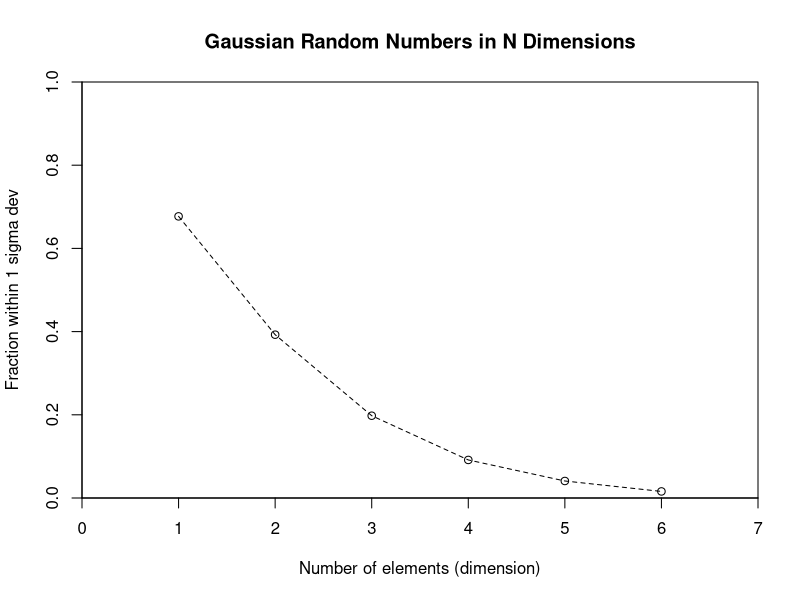

Here is the R script that generated this plot: (Note: this script raises an error after producing the figure.)
#############
#Part A - Experimenting with Gaussian Random Numbers
#############

N <- 10000 #10,000 Gaussian Random Values
mu <- 0 #They all start with mu of 0
sigma <- 1.0 #Standard Deviation of 1.0

X <- rnorm(N, mu, sigma) #First Vector
Y <- rnorm(N, mu, sigma) #Second Vector
Z <- rnorm(N, mu, sigma) #Third Vector
S <- rnorm(N, mu, sigma) #Fourth Vector
T <- rnorm(N, mu, sigma) #Fifth Vector
U <- rnorm(N, mu, sigma) #Sixth Vector

distA <- sqrt(X^2) #Distance in 1D: dist = sqrt(X^2)
fracA <- mean(distA <= 1.0)

distB <- sqrt(X^2 + Y^2) #Distance in 2D: dist = sqrt(X^2 + Y^2)
fracB <- mean(distB <= 1.0)

distC <- sqrt(X^2 + Y^2 + Z^2) #Distance in 3D: dist = sqrt(X^2 + Y^2 + Z^2)
fracC <- mean(distC <= 1.0)

disigma <- sqrt(X^2 + Y^2 + Z^2 + S^2) #Distance in 4D: dist = sqrt(X^2 + Y^2 + Z^2 + S^2)
fracD <- mean(disigma <= 1.0)

distE <- sqrt(X^2 + Y^2 + Z^2 + S^2 + T^2) #Distance in 5D: dist = sqrt(X^2 + Y^2 + Z^2 + S^2 + T^2)
fracE <- mean(distE <= 1.0)

distF <- sqrt(X^2 + Y^2 + Z^2 + S^2 + T^2 + U^2) #Distance in 6D: dist = sqrt(X^2 + Y^2 + Z^2 + S^2 + T^2 + U^2)
fracF <- mean(distF <= 1.0)

dims <- 1:6 #Dimensions from 1 to 6 X-Axis
fracs <- c(fracA, fracB, fracC, fracD, fracE, fracF) #Data (Fraction of data in 1 std of origin) For Y-Axis 

png("partA_plot.png", width = 1200, height = 600) #Generates png file of Part A graph   

plot(dims, fracs,
main = "Gaussian Random Numbers in N Dimensions", #Title on top of the graph
type = "o", #Displays points and lines in graph
pch = 1, #Plotting character, representing symbols. Ex: 1 = circle, (There are 0 to 25 options)
lty = 2, #Line type like blank, solid, dashed, dotted etc
ylim = c(0,1),  #Y-Axis limits
xlim = c(0,7),  #X-Axis limits
xlab = "Number of elements (dimension)",
ylab = "Fraction within 1 sigma dev",
xaxs = "i", #To make X-Axis start as 0
yaxs = "i" #To make Y-Axis start as 0
)

dev.off() #Purpose is to tell script to stop writing file and close it

#Graph shows that as dimension increase, the fraction of points withing 1 sigma decreases.

#############
#Part B - Clustering By Computing Otsu's Method
#############

#TRAFFIC_STATIONS_2251 -> TrafficStation_2251_0# -> Data_0#.csv

main_folder <- "TRAFFIC_STATIONS_2251"

csvs <- list.files(main_folder, pattern = "Data_.*\\.csv", recursive = TRUE, full.names = TRUE)

dfs <- lapply(csvs, read.csv)

data_all <- do.call(rbind, dfs) #Combine all data frames into one data frame

all_speeds <- round(data_all$SPEED) #Quantitize speed data to nearest one mile per hour

threshold <- 45:85 #Thresholds from 45 to 85 miles per hour

mixed_variance <- numeric(length(threshold)) #Purpose of this is to create mixed variance vectors of all 45 - 85 thresholds

for (i in seq_along(threshold)) {

    t <- threshold[i] #Current threshold

    left_set <- all_speeds[all_speeds <= t] #Vectors of left set
    right_set <- all_speeds[all_speeds > t] #Vectors of right set

    W_L <- length(left_set) / length(all_speeds)  #Formula: W_L = abs(left_set) / abs(speeds)
    W_R <- 1 - W_L #Remainder of left set. Formula: W_R = 1 - W_L

    if (length(left_set) >= 2) { #sigma_L2 = var(left_set)
        sigma_L2 <- var(left_set)
    } else {
        sigma_L2 <- 0
    }

    if (length(right_set) >= 2) { #sigma_R2 = var(right_set)
        sigma_R2 <- var(right_set)
    } else {
        sigma_R2 <- 0
    }
    mv_nround <- W_L * sigma_L2 + W_R * sigma_R2 #Formula: mixed_variance = W_L * sigma_L2 + W_R * sigma_R2
    mixed_variance[i] = round(mv_nround * 10) / 10 #Round to nearest tenth and remove noise
}

png("partB_plot.png", width = 1200, height = 600)  # width > height makes it wide

x <- threshold

par(mfrow=c(1,1)) #1 row 1 column

plot(x, mixed_variance,
     main = "Mixed Variance vs Threshold",
     type = "l",
     col = "blue",
     pch = 1,
     lty = 1,
     lwd = 2,
     xlab = "Speed",
     ylab = "Mixed Variance",
     ylim = c(0, 20),
     xaxs = "i", #To make X-Axis start as 0
     yaxs = "i", #To make Y-Axis start as 0
)
axis(1, at = x, labels = x)
axis(2)

# v = x (Places vertical grid lines with x values)
abline(v = x, col = "lightgrey", lty = 1, lwd = 2)   # vertical grid
abline(h = axTicks(2), col = "lightgrey", lty = 1, lwd = 2)  # horizontal grid

dev.off()

#############
#Part C - Computing Fraction of False Alarms, Fraction of Misses, and Fraction of Total Mistakes
#############

intent <- data_all$INTENT

nonagg_index = intent %in% c(0, 1) #Non Aggressive Index
agg_index = intent == 2 #Aggressive Index

speeds_nonagg <- all_speeds[nonagg_index]
speeds_agg <- all_speeds[agg_index]

false_alarms <- numeric(length(threshold)) #False Alarms
missed_detections <- numeric(length(threshold)) #Missed Detections
total_mistakes <- numeric(length(threshold)) #False Negatives

for (i in seq_along(threshold)) {

    t <- threshold[i] #Current threshold

    a <- mean(speeds_nonagg > t)
    b <- mean(speeds_agg <= t)
    mistakes <- a + b

    false_alarms[i] <- a
    missed_detections[i] <- b
    total_mistakes[i] <- mistakes

}

png("partC_plot.png", width = 1200, height = 600)  # width > height makes it wide

x <- threshold
ylim_range <- c(0, 1)

plot(x, false_alarms,
    type = "o",
    col = "red",
    lwd = 2, 
    lty = 2,
    pch = 15,
    ylim = c(0, 1),
    xlab = "Threshold Speed",
    ylab = "Fraction",
    main = "False Alarms and Missed Detections vs Threshold Speed",
    xaxt = "n",
    xaxs = "i", #To make X-Axis start as 0
    yaxs = "i" #To make Y-Axis start as 0
)

axis(1, at = x, labels = x)
lines(x, missed_detections, type="o", col="blue", pch=2, lwd=2)     # triangles
lines(x, total_mistakes,    type="o", col="magenta", pch=1, lwd=2)  # circles

legend("topright", legend = c("False Alarms", "Missed Detections", "Total Mistakes"),
       col = c("red", "blue", "magenta"),
       pch = c(15, 2, 1),
       lty = c(2, 1, 1),
       lwd = 2
)

dev.off()

#############
#Write Up For Question 2
#############

#According to research with table() function, it can automatically sort them in ascending numeric order or alphabetical order so everything in graph looks organized.
tab <- table(intent, all_speeds) 

png("writeup2_barplot.png", width = 1200, height = 600)  # width > height makes it wide

barplot(tab, 
        beside = TRUE,
        col = c("lightgrey", "darkgrey", "black"),
        xlab = "Speed (mph)",
        ylab = "Count",
        main = "Histogram of Vehicle Speeds by Driver Intent",
        xaxs = "i" #To make X-Axis start as 0
)

legend("topright", legend = c("0", "1", "2"), fill = c("lightgrey", "darkgrey", "black"))

dev.off()
